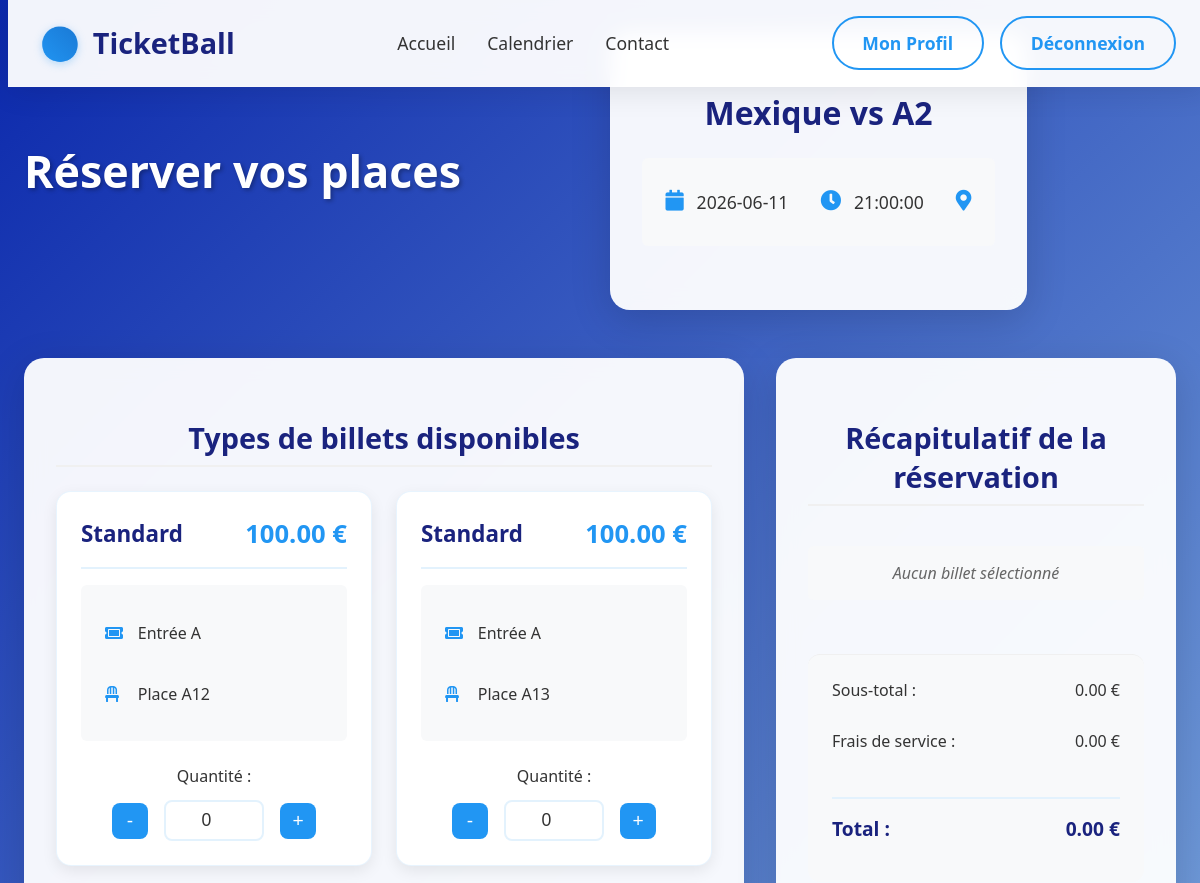
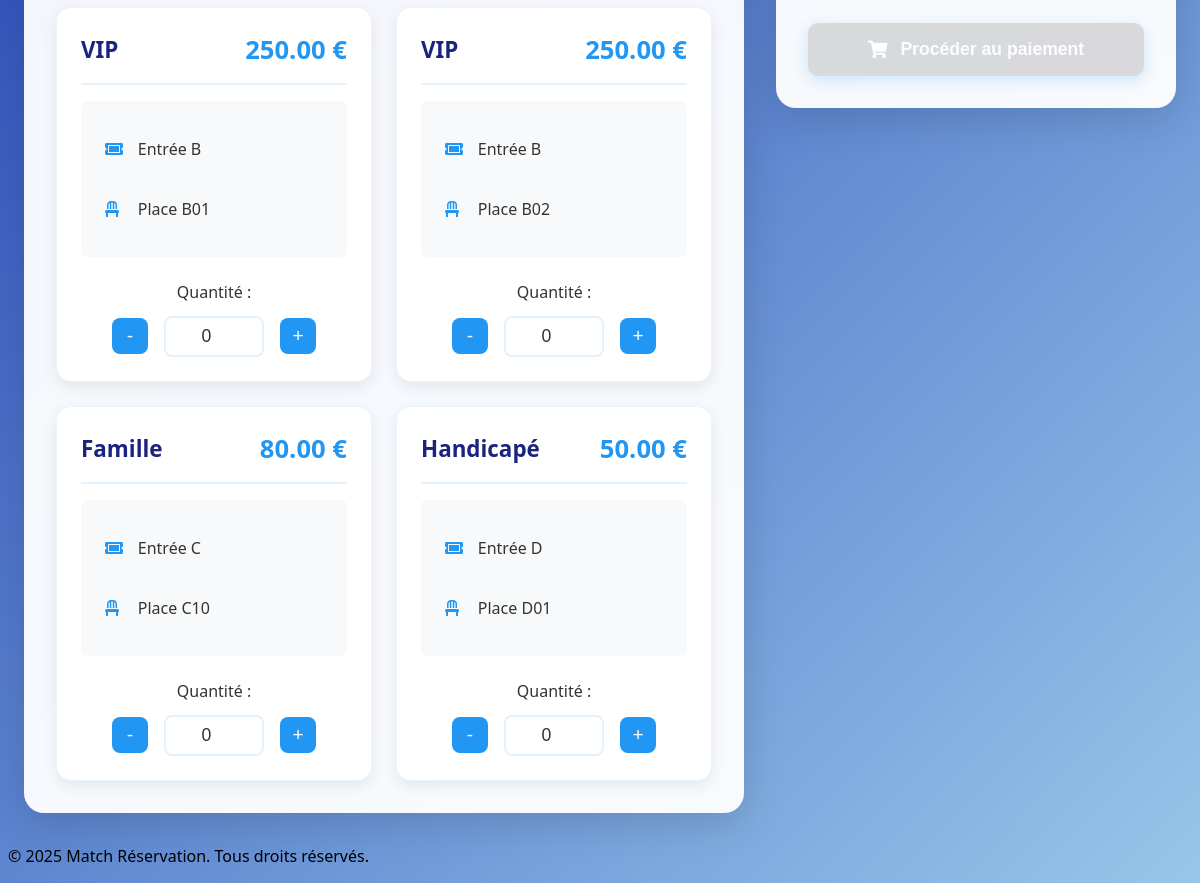
The app's page /reserver.php?id=7 (signed in) with its own data (2 pictures, top to bottom).
### tables this page shows
CREATE TABLE `matchs` (
  `id` int(11) NOT NULL,
  `date_match` date NOT NULL,
  `heure_match` time NOT NULL,
  `lieu` varchar(100) NOT NULL,
  `equipe1_id` int(11) DEFAULT NULL,
  `equipe2_id` int(11) DEFAULT NULL,
  `stade_id` int(11) DEFAULT NULL,
  `score_equipe1` int(11) DEFAULT NULL,
  `score_equipe2` int(11) DEFAULT NULL,
  `phase` varchar(100) DEFAULT NULL,
  `groupe` varchar(10) DEFAULT NULL,
  `categorie` varchar(100) DEFAULT 'Coupe du Monde 2026'
);

CREATE TABLE `equipes` (
  `id` int(11) NOT NULL,
  `nom` varchar(100) NOT NULL,
  `groupe` varchar(2) NOT NULL
);

CREATE TABLE `tickets` (
  `id` int(11) NOT NULL,
  `match_id` int(11) NOT NULL,
  `type` varchar(50) NOT NULL,
  `prix_base` float NOT NULL,
  `entree` varchar(10) NOT NULL,
  `numero_place` varchar(20) NOT NULL,
  `description` text DEFAULT NULL
);

### reserver.php (the view, shortened to what this page needs)
<?php
include 'config/config.php';
$match_id = isset($_GET['id']) ? intval($_GET['id']) : 0;
$stmt = $conn->prepare("
    SELECT m.*, e1.nom as equipe1, e2.nom as equipe2
    FROM matchs m
    LEFT JOIN equipes e1 ON m.equipe1_id = e1.id
    LEFT JOIN equipes e2 ON m.equipe2_id = e2.id
    WHERE m.id = ?
");
$stmt->bind_param("i", $match_id);
$stmt->execute();
$match = $stmt->get_result()->fetch_assoc();
$stmt = $conn->prepare("SELECT * FROM tickets WHERE match_id = ?");
$stmt->bind_param("i", $match_id);
$stmt->execute();
$tickets = $stmt->get_result()->fetch_all(MYSQLI_ASSOC);
?>
<!DOCTYPE html>
<html lang="fr">
<head>
    <link rel="stylesheet" href="css/style.css">
    <link rel="stylesheet" href="css/header.css">
    <link rel="stylesheet" href="css/reserver.css">
    <link rel="stylesheet" href="https://cdnjs.cloudflare.com/ajax/libs/font-awesome/5.15.4/css/all.min.css">
</head>
<body>
    <?php include 'includes/header.php'; ?>
    <main class="reservation-container">
        <div class="reservation-header">
            <h1>Réserver vos places</h1>
            <div class="match-info">
                <h2><?= htmlspecialchars($match['equipe1']) ?> vs <?= htmlspecialchars($match['equipe2']) ?></h2>
                <div class="match-details">
                    <p><i class="fas fa-calendar"></i> <?= htmlspecialchars($match['date_match']) ?></p>
                    <p><i class="fas fa-clock"></i> <?= htmlspecialchars($match['heure_match']) ?></p>
                    <p><i class="fas fa-map-marker-alt"></i> <?= htmlspecialchars($match['lieu']) ?></p>
                </div>
            </div>
        </div>
        <div class="reservation-content">
            <div class="tickets-section">
                <h3>Types de billets disponibles</h3>
                <div class="tickets-grid">
                    <?php foreach ($tickets as $ticket): ?>
                        <div class="ticket-card">
                            <div class="ticket-header">
                                <h4><?= htmlspecialchars($ticket['type']) ?></h4>
                                <span class="ticket-price"><?= number_format($ticket['prix_base'], 2) ?> €</span>
                            </div>
                            <div class="ticket-details">
                                <p><i class="fas fa-ticket-alt"></i> Entrée <?= htmlspecialchars($ticket['entree']) ?></p>
                                <p><i class="fas fa-chair"></i> Place <?= htmlspecialchars($ticket['numero_place']) ?></p>
                            </div>
                            <div class="ticket-quantity">
                                <label for="quantity_<?= $ticket['id'] ?>">Quantité :</label>
                                <div class="quantity-controls">
                                    <button type="button" class="quantity-btn" onclick="decrementQuantity(<?= $ticket['id'] ?>)">-</button>
                                    <input type="number" id="quantity_<?= $ticket['id'] ?>" name="quantities[<?= $ticket['id'] ?>]"
                                           min="0" max="10" value="0" onchange="updateTotal()">
                                    <button type="button" class="quantity-btn" onclick="incrementQuantity(<?= $ticket['id'] ?>)">+</button>
                                </div>
                            </div>
                        </div>
                    <?php endforeach; ?>
                </div>
            </div>
            <div class="reservation-summary">
                <h3>Récapitulatif de la réservation</h3>
                <div class="summary-content">
                    <div id="selected-tickets">
                    </div>
                    <div class="total-section">
                        <div class="total-row">
                            <span>Sous-total :</span>
                            <span id="subtotal">0.00 €</span>
                        </div>
                        <div class="total-row">
                            <span>Frais de service :</span>
                            <span id="fees">0.00 €</span>
                        </div>
                        <div class="total-row total">
                            <span>Total :</span>
                            <span id="total">0.00 €</span>
                        </div>
                    </div>
                    <form action="paiement.php" method="post" id="reservation-form">
                        <button type="submit" class="btn btn-primary" id="reserve-btn" disabled>
                            <i class="fas fa-shopping-cart"></i> Procéder au paiement
                        </button>
                    </form>
                </div>
            </div>
        </div>
    </main>
    <?php include 'includes/footer.php'; ?>
</body>
</html>

### css/style.css (style rules this page uses)
body { font-family: Arial, sans-serif; padding: 0; background: linear-gradient(135deg, rgb(11, 40, 172) 0%, rgb(150, 198, 233) 100%); min-height: 100vh; overflow-x: hidden; }
main { padding: 20px; max-width: 900px; margin: auto; }
.btn { padding: 0.75rem 1.5rem; border-radius: 4px; text-decoration: none; font-weight: 500; transition: all 0.3s ease; }
.btn-primary { background: #3498db; color: white; }
.reservation-container { max-width: 1200px; margin: 0 auto; padding: 2rem; }
.reservation-header { text-align: center; margin-bottom: 3rem; }
.reservation-header h1 { color: #333; margin-bottom: 1.5rem; }
.match-info { background: white; border-radius: 10px; padding: 2rem; box-shadow: 0 2px 4px rgba(0,0,0,0.1); }
.match-info h2 { color: #333; margin-bottom: 1rem; }
.match-details { display: flex; justify-content: center; gap: 2rem; color: #666; }
.match-details p { display: flex; align-items: center; gap: 0.5rem; margin: 0; }
.match-details i { color: #007bff; }
.reservation-content { display: grid; grid-template-columns: 2fr 1fr; gap: 2rem; }
.tickets-section { background: white; border-radius: 10px; padding: 2rem; box-shadow: 0 2px 4px rgba(0,0,0,0.1); }
.tickets-section h3 { color: #333; margin-bottom: 1.5rem; padding-bottom: 0.5rem; border-bottom: 2px solid #f0f0f0; }
.tickets-grid { display: grid; gap: 1.5rem; }
.ticket-card { background: #f8f9fa; border-radius: 8px; padding: 1.5rem; transition: transform 0.2s; }
.ticket-header { display: flex; justify-content: space-between; align-items: center; margin-bottom: 1rem; }
.ticket-header h4 { color: #333; margin: 0; }
.ticket-price { font-size: 1.2rem; font-weight: 600; color: #007bff; }
.ticket-details { display: grid; gap: 0.8rem; margin-bottom: 1.5rem; }
.ticket-details p { display: flex; align-items: center; gap: 0.5rem; color: #555; margin: 0; }
.ticket-details i { color: #007bff; width: 20px; }
.ticket-quantity { display: flex; align-items: center; gap: 1rem; }
.quantity-controls { display: flex; align-items: center; gap: 0.5rem; }
.quantity-btn { width: 30px; height: 30px; border: 1px solid #ddd; background: white; border-radius: 5px; cursor: pointer; display: flex; align-items: center; justify-content: center; font-size: 1.2rem; color: #333; transition: all 0.2s; }
.ticket-quantity input[type="number"] { width: 60px; text-align: center; padding: 0.5rem; border: 1px solid #ddd; border-radius: 5px; }
.reservation-summary { background: white; border-radius: 10px; padding: 2rem; box-shadow: 0 2px 4px rgba(0,0,0,0.1); position: sticky; top: 2rem; }
.reservation-summary h3 { color: #333; margin-bottom: 1.5rem; padding-bottom: 0.5rem; border-bottom: 2px solid #f0f0f0; }
.summary-content { display: flex; flex-direction: column; gap: 1.5rem; }
#selected-tickets { display: flex; flex-direction: column; gap: 0.8rem; }
.total-section { display: flex; flex-direction: column; gap: 0.8rem; padding-top: 1rem; border-top: 1px solid #f0f0f0; }
.total-row { display: flex; justify-content: space-between; color: #666; }
.total-row.total { font-size: 1.2rem; font-weight: 600; color: #333; padding-top: 0.5rem; border-top: 1px solid #f0f0f0; }
#reserve-btn { width: 100%; padding: 1rem; font-size: 1.1rem; display: flex; align-items: center; justify-content: center; gap: 0.5rem; }
#reserve-btn:disabled { opacity: 0.7; cursor: not-allowed; }
.match-details, .ticket-details, .payment-method, .receipt-options { margin-bottom: 2rem; padding: 1.5rem; background: #f8f9fa; border-radius: 6px; }
.match-details p, .ticket-details p { margin: 0.5rem 0; color: #34495e; }
.btn { display: inline-flex; align-items: center; gap: 0.5rem; padding: 0.75rem 1.5rem; border-radius: 4px; font-weight: 500; text-decoration: none; cursor: pointer; transition: all 0.3s ease; border: none; }
.reservation-header { display: flex; justify-content: space-between; align-items: center; margin-bottom: 1rem; }
main h1 { color: white; text-align: center; font-size: 2.5rem; margin: 2rem 0; text-shadow: 2px 2px 4px rgba(0, 0, 0, 0.3); }
.btn { display: inline-flex; align-items: center; gap: 10px; padding: 12px 25px; border-radius: 8px; font-size: 1.1em; cursor: pointer; transition: all 0.3s ease; text-decoration: none; }
.btn-primary { background: #007bff; color: white; border: none; }

### records on screen
matchs: equipe1.nom "Mexique", equipe2.nom "A2", date_match "2026-06-11", heure_match "21:00:00"
tickets: type "Standard", prix_base "100.00", entree "A", numero_place "A12"
tickets: type "Standard", prix_base "100.00", entree "A", numero_place "A13"
tickets: type "VIP", prix_base "250.00", entree "B", numero_place "B01"
tickets: type "VIP", prix_base "250.00", entree "B", numero_place "B02"
tickets: type "Famille", prix_base "80.00", entree "C", numero_place "C10"
tickets: type "Handicapé", prix_base "50.00", entree "D", numero_place "D01"
